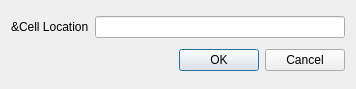
<?xml version="1.0" encoding="UTF-8"?>
<ui version="4.0">
 <class>GoToCellDialog</class>
 <widget class="QDialog" name="GoToCellDialog">
  <property name="geometry">
   <rect>
    <x>0</x>
    <y>0</y>
    <width>356</width>
    <height>89</height>
   </rect>
  </property>
  <property name="windowTitle">
   <string>GoToCellDialog</string>
  </property>
  <layout class="QVBoxLayout" name="verticalLayout">
   <item>
    <layout class="QHBoxLayout" name="horizontalLayout">
     <item>
      <widget class="QLabel" name="label">
       <property name="text">
        <string>&amp;Cell Location</string>
       </property>
      </widget>
     </item>
     <item>
      <widget class="QLineEdit" name="lineEdit"/>
     </item>
    </layout>
   </item>
   <item>
    <layout class="QHBoxLayout" name="horizontalLayout_2">
     <item>
      <spacer name="horizontalSpacer">
       <property name="orientation">
        <enum>Qt::Horizontal</enum>
       </property>
       <property name="sizeHint" stdset="0">
        <size>
         <width>40</width>
         <height>20</height>
        </size>
       </property>
      </spacer>
     </item>
     <item>
      <widget class="QPushButton" name="okButton">
       <property name="text">
        <string>OK</string>
       </property>
       <property name="autoDefault">
        <bool>false</bool>
       </property>
       <property name="default">
        <bool>true</bool>
       </property>
      </widget>
     </item>
     <item>
      <widget class="QPushButton" name="cancelButton">
       <property name="text">
        <string>Cancel</string>
       </property>
      </widget>
     </item>
    </layout>
   </item>
  </layout>
 </widget>
 <tabstops>
  <tabstop>lineEdit</tabstop>
  <tabstop>okButton</tabstop>
  <tabstop>cancelButton</tabstop>
 </tabstops>
 <resources/>
 <connections/>
</ui>
